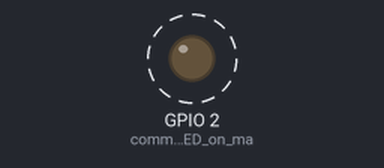
The sketch below on a simulated ESP32. Shown: output pins drawn as LEDs (lit = HIGH). Dashed ring = blinking. What the sketch prints to the serial monitor is not drawn.

Above: at 0.7 s.
Timing chart, 0 to 3.1 s (numbered marks = the images above):
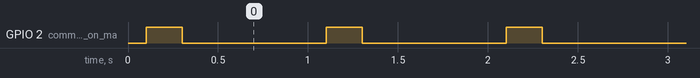

Measured:
- by itself, GPIO 2 (common_built-in_LED_on_ma): alternates HIGH for 0.20 s and LOW for 0.80 s

The sketch:

serial_test.ino
```cpp
void setup() {
  Serial.begin(115200);
  delay(100);
  Serial.println("BOOT TEST: Serial OK");
  pinMode(2, OUTPUT); // common built-in LED on many ESP32 boards
}

void loop() {
  Serial.println("loop");
  digitalWrite(2, HIGH);
  delay(200);
  digitalWrite(2, LOW);
  delay(800);
}
```
